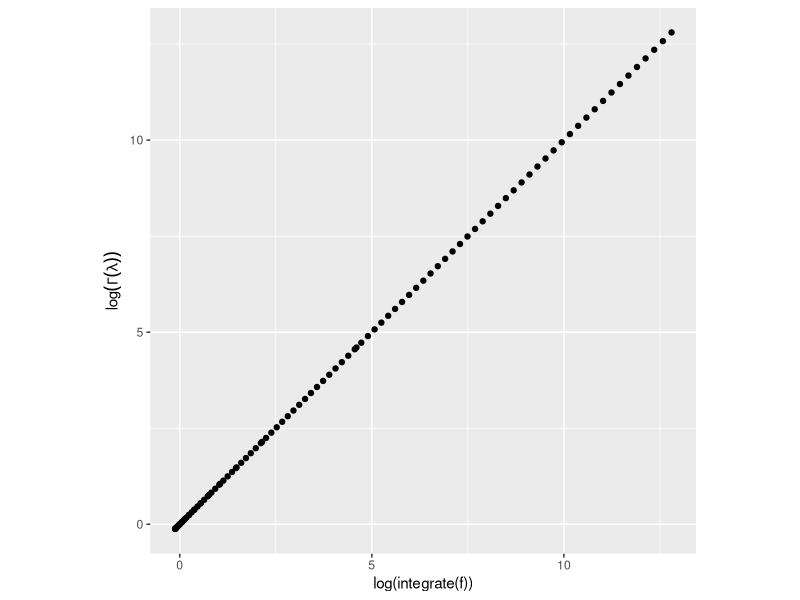
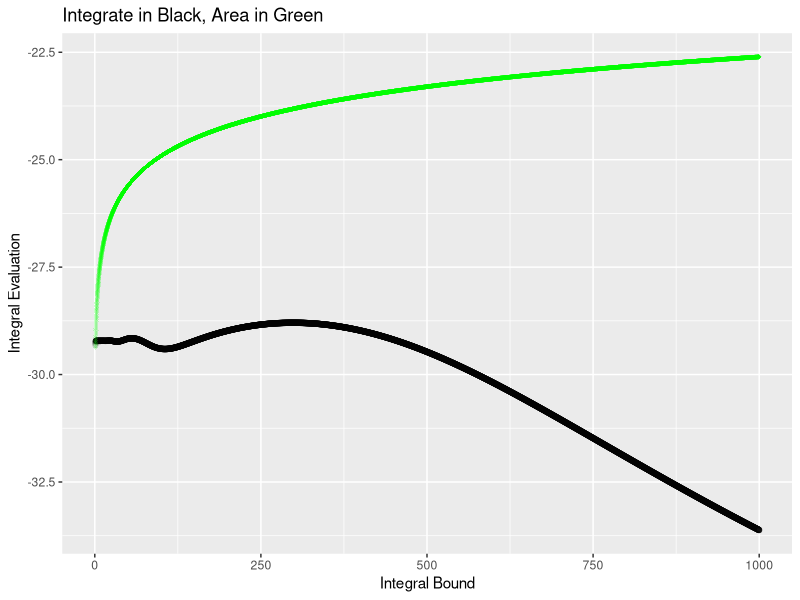

Write R code to recreate these figures, in order.
## ---- chunk 1
knitr::opts_chunk$set(echo = TRUE)
library(magrittr)
library(dplyr)
library(ggplot2)
## ---- chunk 2
# create function to get integrate() values 
int_gam <- function(lambda){
  integrate(function(x){
    x^(lambda - 1) * exp(-x)
  }, 0, Inf)$val
}

# make data frames 
log_int_gam <- seq(0.01, 10, length.out = 100) %>% sapply(int_gam) %>% log() %>% tibble("output" = .)
log_gam_fun <- seq(0.01, 10, length.out = 100) %>% sapply(lgamma) %>% tibble("output" = .)

# plot 
ggplot() + geom_point(aes(x = log_int_gam$output, y = log_gam_fun$output)) + coord_fixed() + 
  xlab("log(integrate(f))") + ylab(expression(log(Gamma(lambda))))

## ---- chunk 3
# define 10 cauchys
ten_cauchy <- rcauchy(10) + 350

# take the product of ten cauchys 
likelihood <- function(theta){
  u <- dcauchy(ten_cauchy[1] - theta)
  for (i in 2:10){
    u <- u * dcauchy(ten_cauchy[i] - theta)
  }
  return(u)
}

# integrate product over +- inf
integrate(likelihood, -Inf, Inf)
## ---- chunk 4
# define 10 cauchys
ten_cauchy <- rcauchy(10)

# create integrate() function
cauc_int <- function(a){
  integrate(likelihood, -a, a)$val
}

# create area() function
cauc_area <- function(a){
  MASS::area(likelihood, -a, a)
}

# create vector of thetas
thetas <- seq(1, 10^3, length.out = 10^4)

# make dataframes 
cauc_integrate <- thetas %>% sapply(cauc_int) %>% log() %>% tibble("output" = .)
cauc_area <- thetas %>% sapply(cauc_area) %>% log() %>% tibble("output" = .)

# find dataframe range 
bounds <- cbind(cauc_area, cauc_integrate) %>% range()
bounds
ggplot() + 
  geom_point(aes(x = thetas, y = cauc_integrate$output), shape = 1, alpha = 0.2) + 
  geom_point(aes(x = thetas, y = cauc_area$output), shape = 18, color = 'green', alpha = 0.2) + 
  ylim(bounds) + xlab("Integral Bound") + ylab("Integral Evaluation") + 
  ggtitle("Integrate in Black, Area in Green")
